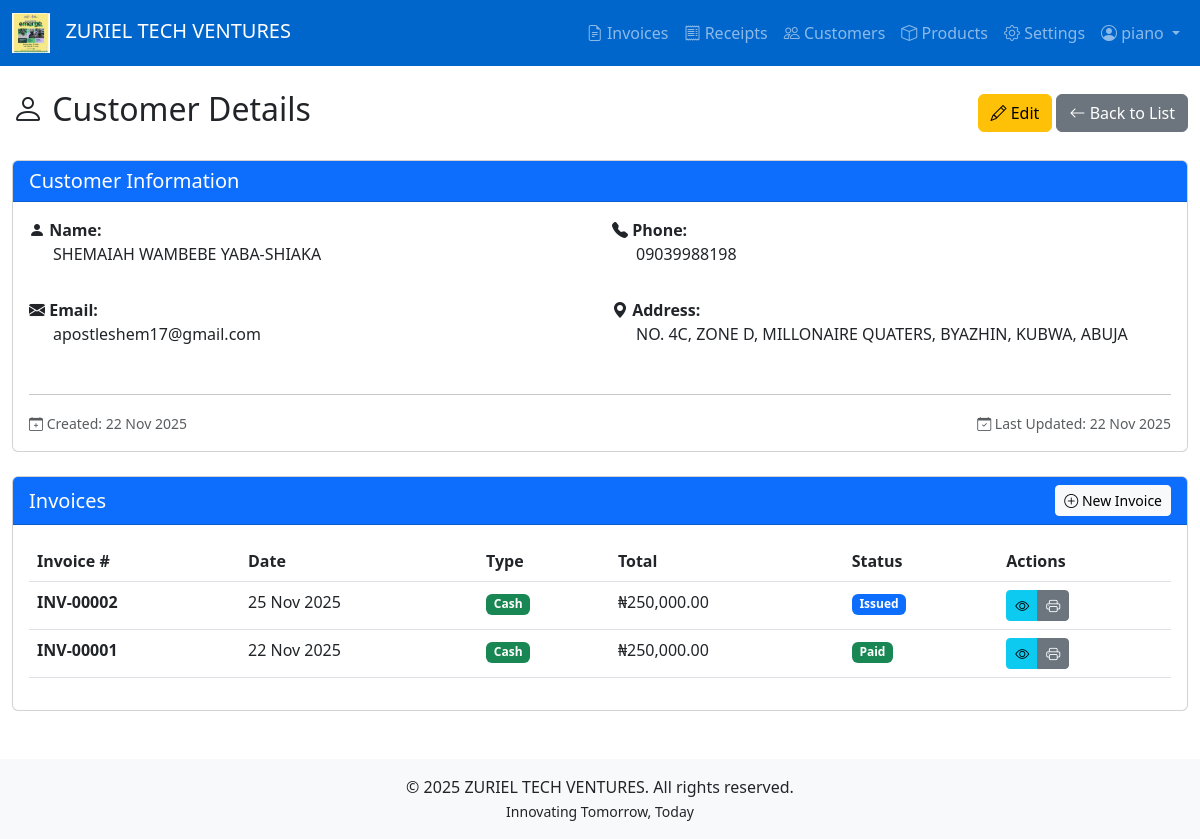
Screenshot of /customers/view/4 (signed in) with the database file from the repository.
### tables this page shows
CREATE TABLE `customers` (
  `id` int(11) NOT NULL,
  `name` varchar(255) NOT NULL,
  `address` text DEFAULT NULL,
  `phone` varchar(50) DEFAULT NULL,
  `email` varchar(255) DEFAULT NULL,
  `created_at` timestamp NOT NULL DEFAULT current_timestamp(),
  `updated_at` timestamp NOT NULL DEFAULT current_timestamp() ON UPDATE current_timestamp()
);

CREATE TABLE `invoices` (
  `id` int(11) NOT NULL,
  `invoice_number` varchar(50) NOT NULL,
  `customer_id` int(11) DEFAULT NULL,
  `customer_name` varchar(255) NOT NULL,
  `customer_address` text DEFAULT NULL,
  `invoice_date` date NOT NULL,
  `lpo_number` varchar(100) DEFAULT NULL,
  `subtotal` decimal(10,2) NOT NULL DEFAULT 0.00,
  `total` decimal(10,2) NOT NULL DEFAULT 0.00,
  `paid_amount` decimal(10,2) DEFAULT 0.00,
  `amount_in_words` text DEFAULT NULL,
  `invoice_type` enum('cash','credit') DEFAULT 'cash',
  `status` enum('draft','issued','paid','archived') DEFAULT 'issued',
  `created_at` timestamp NOT NULL DEFAULT current_timestamp(),
  `updated_at` timestamp NOT NULL DEFAULT current_timestamp() ON UPDATE current_timestamp()
);

### app/controllers/CustomerController.php (called while the page is built, shortened)
<?php
require_once __DIR__ . '/../models/Customer.php';
class CustomerController extends ProtectedController {
    private $customerModel;
    public function __construct($db) {
        $this->customerModel = new Customer($db);
    }
    public function show($id) {
        $customer = $this->customerModel->find($id);
        $invoices = $this->customerModel->getInvoices($id);
        $this->view('customers/show', [
            'customer' => $customer,
            'invoices' => $invoices
        ]);
    }
}
?>

### app/models/model.php (called while the page is built, shortened)
<?php
class Model {
    protected $db;
    protected $table;
    public function __construct($db) {
        $this->db = $db;
    }
    public function find($id) {
        $stmt = $this->db->prepare("SELECT * FROM {$this->table} WHERE id = :id");
        $stmt->execute(['id' => $id]);
        return $stmt->fetch();
    }
}
?>

### config/config.php (called while the page is built, shortened)
<?php
class Config {
    private static $config = [];
    public static function load($db) {
        try {
            $stmt = $db->query("SELECT config_key, config_value FROM config");
            while ($row = $stmt->fetch(PDO::FETCH_ASSOC)) {
                self::$config[$row['config_key']] = $row['config_value'];
            }
        } catch (PDOException $e) {
            self::loadDefaults();
        }
    }
    public static function get($key, $default = null) {
        return self::$config[$key] ?? $default;
    }
    public static function url($path = '') {
        $scriptPath = str_replace('\\', '/', dirname($_SERVER['SCRIPT_NAME']));
        $basePath = str_replace('/public', '', $scriptPath);
        $path = ltrim($path, '/');
        return $basePath . ($path ? '/' . $path : '');
    }
}
?>

### app/models/customer.php (called while the page is built, shortened)
<?php
require_once __DIR__ . '/Model.php';
class Customer extends Model {
    public function getInvoices($customerId) {
        $stmt = $this->db->prepare("
            SELECT * FROM invoices
            WHERE customer_id = :customer_id
            ORDER BY invoice_date DESC
        ");
        $stmt->execute(['customer_id' => $customerId]);
        return $stmt->fetchAll();
    }
}
?>

### app/views/customers/show.php (the view)
<?php require_once __DIR__ . '/../layouts/header.php'; ?>
<div class="row">
    <div class="col-12">
        <div class="d-flex justify-content-between align-items-center mb-4">
            <h2><i class="bi bi-person"></i> Customer Details</h2>
            <div>
                <a href="<?php echo Config::url('customers/edit/' . $customer['id']); ?>" class="btn btn-warning">
                    <i class="bi bi-pencil"></i> Edit
                </a>
                <a href="<?php echo Config::url('customers'); ?>" class="btn btn-secondary">
                    <i class="bi bi-arrow-left"></i> Back to List
                </a>
            </div>
        </div>
        <div class="card mb-4">
            <div class="card-header bg-primary text-white">
                <h5 class="mb-0">Customer Information</h5>
            </div>
            <div class="card-body">
                <div class="row">
                    <div class="col-md-6 mb-3">
                        <strong><i class="bi bi-person-fill"></i> Name:</strong><br>
                        <p class="ms-4"><?php echo htmlspecialchars($customer['name']); ?></p>
                    </div>
                    <div class="col-md-6 mb-3">
                        <strong><i class="bi bi-telephone-fill"></i> Phone:</strong><br>
                        <p class="ms-4"><?php echo htmlspecialchars($customer['phone'] ?? 'N/A'); ?></p>
                    </div>
                </div>
                <div class="row">
                    <div class="col-md-6 mb-3">
                        <strong><i class="bi bi-envelope-fill"></i> Email:</strong><br>
                        <p class="ms-4"><?php echo htmlspecialchars($customer['email'] ?? 'N/A'); ?></p>
                    </div>
                    <div class="col-md-6 mb-3">
                        <strong><i class="bi bi-geo-alt-fill"></i> Address:</strong><br>
                        <p class="ms-4"><?php echo nl2br(htmlspecialchars($customer['address'] ?? 'N/A')); ?></p>
                    </div>
                </div>
                <hr>
                <div class="row">
                    <div class="col-md-6">
                        <small class="text-muted">
                            <i class="bi bi-calendar-plus"></i> Created: <?php echo date('d M Y', strtotime($customer['created_at'])); ?>
                        </small>
                    </div>
                    <div class="col-md-6 text-end">
                        <small class="text-muted">
                            <i class="bi bi-calendar-check"></i> Last Updated: <?php echo date('d M Y', strtotime($customer['updated_at'])); ?>
                        </small>
                    </div>
                </div>
            </div>
        </div>
        <div class="card">
            <div class="card-header bg-primary text-white d-flex justify-content-between align-items-center">
                <h5 class="mb-0">Invoices</h5>
                <a href="<?php echo Config::url('invoices/create'); ?>" class="btn btn-light btn-sm">
                    <i class="bi bi-plus-circle"></i> New Invoice
                </a>
            </div>
            <div class="card-body">
                <?php if (empty($invoices)): ?>
                    <div class="alert alert-info">
                        <i class="bi bi-info-circle"></i> No invoices found for this customer.
                    </div>
                <?php else: ?>
                    <div class="table-responsive">
                        <table class="table table-hover">
                            <thead>
                                <tr>
                                    <th>Invoice #</th>
                                    <th>Date</th>
                                    <th>Type</th>
                                    <th>Total</th>
                                    <th>Status</th>
                                    <th>Actions</th>
                                </tr>
                            </thead>
                            <tbody>
                                <?php foreach ($invoices as $invoice): ?>
                                    <tr>
                                        <td><strong><?php echo htmlspecialchars($invoice['invoice_number']); ?></strong></td>
                                        <td><?php echo date('d M Y', strtotime($invoice['invoice_date'])); ?></td>
                                        <td>
                                            <span class="badge bg-<?php echo $invoice['invoice_type'] === 'cash' ? 'success' : 'warning'; ?>">
                                                <?php echo ucfirst($invoice['invoice_type']); ?>
                                            </span>
                                        </td>
                                        <td><?php echo Config::get('CURRENCY_SYMBOL_MAJOR', '₦'); ?><?php echo number_format($invoice['total'], 2); ?></td>
                                        <td>
                                            <span class="badge bg-<?php
                                                echo $invoice['status'] === 'paid' ? 'success' :
                                                    ($invoice['status'] === 'issued' ? 'primary' :
                                                    ($invoice['status'] === 'draft' ? 'secondary' : 'dark'));
                                            ?>">
                                                <?php echo ucfirst($invoice['status']); ?>
                                            </span>
                                        </td>
                                        <td>
                                            <div class="btn-group btn-group-sm">
                                                <a href="<?php echo Config::url('invoices/view/' . $invoice['id']); ?>"
                                                   class="btn btn-info" title="View">
                                                    <i class="bi bi-eye"></i>
                                                </a>
                                                <a href="<?php echo Config::url('invoices/print/' . $invoice['id']); ?>"
                                                   class="btn btn-secondary" title="Print" target="_blank">
                                                    <i class="bi bi-printer"></i>
                                                </a>
                                            </div>
                                        </td>
                                    </tr>
                                <?php endforeach; ?>
                            </tbody>
                        </table>
                    </div>
                <?php endif; ?>
            </div>
        </div>
    </div>
</div>
<?php require_once __DIR__ . '/../layouts/footer.php'; ?>

### rows the page displays
customers: name "SHEMAIAH WAMBEBE YABA-SHIAKA", phone "09039988198", email "apostleshem17@gmail.com", address "NO. 4C, ZONE D, MILLONAIRE QUATERS, BYAZHIN, KUBWA, ABUJA", created_at "22 Nov 2025", updated_at "22 Nov 2025"
invoices: invoice_number "INV-00002", invoice_date "25 Nov 2025", invoice_type "Cash", total "250,000.00", status "Issued"
invoices: invoice_number "INV-00001", invoice_date "22 Nov 2025", invoice_type "Cash", total "250,000.00", status "Paid"

### other values shown
Config::get('COMPANY_NAME') "ZURIEL TECH VENTURES"
$_SESSION['full_name'] "piano"
Config::get('COMPANY_TAGLINE') "Innovating Tomorrow, Today"
